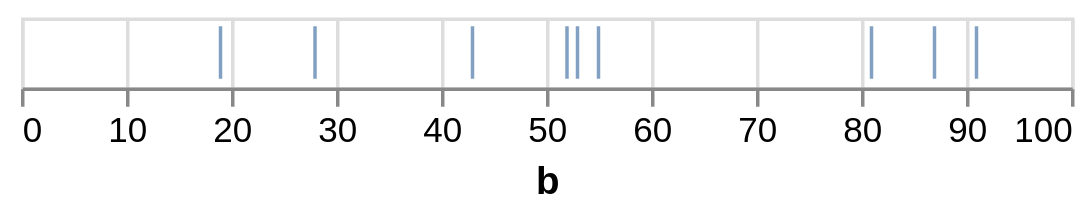

Describe this chart as a Vega-Lite specification.
### Vega-Lite specification from a JSON file in a GitHub repository (floating-point values rounded to 4 significant figures)
{"data": {"values": [{"a": "A", "b": 28, "c": 5, "g": "x"}, {"a": "B", "b": 55, "c": 9, "g": "y"}, {"a": "C", "b": 43, "c": 2, "g": "x"}, {"a": "D", "b": 91, "c": 7, "g": "y"}, {"a": "E", "b": 81, "c": 4, "g": "x"}, {"a": "F", "b": 53, "c": 6, "g": "y"}, {"a": "G", "b": 19, "c": 8, "g": "x"}, {"a": "H", "b": 87, "c": 1, "g": "y"}, {"a": "I", "b": 52, "c": 3, "g": "x"}]}, "mark": "tick", "encoding": {"x": {"field": "b", "type": "quantitative"}}}
